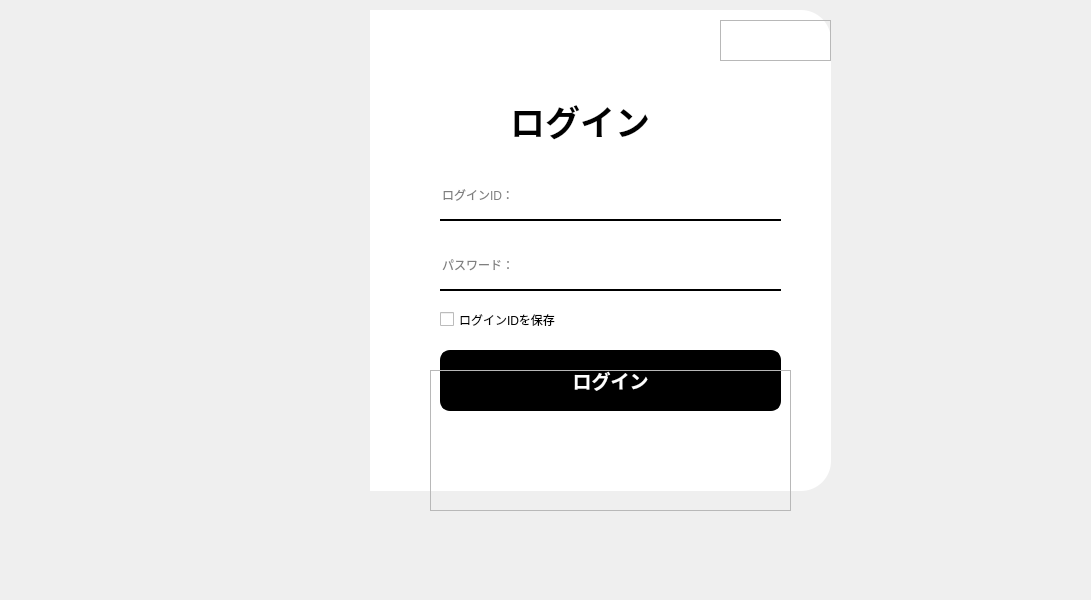
<?xml version="1.0" encoding="UTF-8"?>
<ui version="4.0">
 <class>MainWindow</class>
 <widget class="QMainWindow" name="MainWindow">
  <property name="geometry">
   <rect>
    <x>0</x>
    <y>0</y>
    <width>1091</width>
    <height>600</height>
   </rect>
  </property>
  <property name="windowTitle">
   <string>MainWindow</string>
  </property>
  <widget class="QWidget" name="centralwidget">
   <widget class="QLabel" name="label">
    <property name="geometry">
     <rect>
      <x>40</x>
      <y>10</y>
      <width>331</width>
      <height>481</height>
     </rect>
    </property>
    <property name="styleSheet">
     <string notr="true">border-image: url(:/img/side-img.jpg);
border-top-left-radius:30px;
border-bottom-left-radius:30px;</string>
    </property>
    <property name="text">
     <string/>
    </property>
   </widget>
   <widget class="QLabel" name="label_2">
    <property name="geometry">
     <rect>
      <x>370</x>
      <y>10</y>
      <width>461</width>
      <height>481</height>
     </rect>
    </property>
    <property name="styleSheet">
     <string notr="true">background-color:rgb(255, 255, 255);
border-top-right-radius:30px;
border-bottom-right-radius:30px;</string>
    </property>
    <property name="text">
     <string/>
    </property>
   </widget>
   <widget class="QFrame" name="frame">
    <property name="geometry">
     <rect>
      <x>720</x>
      <y>20</y>
      <width>111</width>
      <height>41</height>
     </rect>
    </property>
    <property name="styleSheet">
     <string notr="true">QPushButton{
	border:none;
}
QPushButton:hover{
	padding-bottom:5px;
}</string>
    </property>
    <property name="frameShape">
     <enum>QFrame::StyledPanel</enum>
    </property>
    <property name="frameShadow">
     <enum>QFrame::Raised</enum>
    </property>
    <layout class="QHBoxLayout" name="horizontalLayout">
     <item>
      <widget class="QPushButton" name="pushButton">
       <property name="text">
        <string/>
       </property>
       <property name="icon">
        <iconset resource="res.qrc">
         <normaloff>:/icon/icons/icon-line.png</normaloff>:/icon/icons/icon-line.png</iconset>
       </property>
      </widget>
     </item>
     <item>
      <widget class="QPushButton" name="pushButton_2">
       <property name="text">
        <string/>
       </property>
       <property name="icon">
        <iconset resource="res.qrc">
         <normaloff>:/icon/icons/icon-close.png</normaloff>:/icon/icons/icon-close.png</iconset>
       </property>
      </widget>
     </item>
    </layout>
   </widget>
   <widget class="QLabel" name="label_3">
    <property name="geometry">
     <rect>
      <x>510</x>
      <y>80</y>
      <width>221</width>
      <height>81</height>
     </rect>
    </property>
    <property name="font">
     <font>
      <family>Meiryo</family>
      <pointsize>26</pointsize>
      <weight>75</weight>
      <bold>true</bold>
     </font>
    </property>
    <property name="text">
     <string>ログイン</string>
    </property>
   </widget>
   <widget class="QLineEdit" name="lineEdit">
    <property name="geometry">
     <rect>
      <x>440</x>
      <y>170</y>
      <width>341</width>
      <height>51</height>
     </rect>
    </property>
    <property name="styleSheet">
     <string notr="true">border:none;
border-bottom:2px solid rgb(0,0,0);</string>
    </property>
    <property name="text">
     <string/>
    </property>
    <property name="placeholderText">
     <string>ログインID：</string>
    </property>
   </widget>
   <widget class="QLineEdit" name="lineEdit_2">
    <property name="geometry">
     <rect>
      <x>440</x>
      <y>240</y>
      <width>341</width>
      <height>51</height>
     </rect>
    </property>
    <property name="styleSheet">
     <string notr="true">border:none;
border-bottom:2px solid rgb(0,0,0);</string>
    </property>
    <property name="echoMode">
     <enum>QLineEdit::Password</enum>
    </property>
    <property name="placeholderText">
     <string>パスワード：</string>
    </property>
   </widget>
   <widget class="QPushButton" name="pushButton_3">
    <property name="geometry">
     <rect>
      <x>440</x>
      <y>350</y>
      <width>341</width>
      <height>61</height>
     </rect>
    </property>
    <property name="font">
     <font>
      <family>幼圆</family>
      <pointsize>14</pointsize>
      <weight>75</weight>
      <bold>true</bold>
     </font>
    </property>
    <property name="styleSheet">
     <string notr="true">QPushButton{
	background-color: rgb(0, 0, 0);
	color:rgb(255, 255, 255);
	border:2px solid rgb(0, 0, 0);
	border-radius:10px
}
QPushButton:pressed{
	padding-top:5px;
	padding-left:5px;
}</string>
    </property>
    <property name="text">
     <string>ログイン</string>
    </property>
   </widget>
   <widget class="QCheckBox" name="checkBox">
    <property name="geometry">
     <rect>
      <x>440</x>
      <y>310</y>
      <width>161</width>
      <height>19</height>
     </rect>
    </property>
    <property name="text">
     <string>ログインIDを保存</string>
    </property>
   </widget>
   <widget class="QFrame" name="frame_2">
    <property name="geometry">
     <rect>
      <x>430</x>
      <y>370</y>
      <width>361</width>
      <height>141</height>
     </rect>
    </property>
    <property name="styleSheet">
     <string notr="true">QPushButton{
	border:none;
}
QPushButton:pressed{
	padding-top:5px;
	padding-left:5px;
}</string>
    </property>
    <property name="frameShape">
     <enum>QFrame::StyledPanel</enum>
    </property>
    <property name="frameShadow">
     <enum>QFrame::Raised</enum>
    </property>
    <layout class="QHBoxLayout" name="horizontalLayout_2">
     <item>
      <widget class="QPushButton" name="pushButton_4">
       <property name="text">
        <string/>
       </property>
       <property name="icon">
        <iconset resource="res.qrc">
         <normaloff>:/icon/icons/twitter.png</normaloff>:/icon/icons/twitter.png</iconset>
       </property>
       <property name="iconSize">
        <size>
         <width>35</width>
         <height>35</height>
        </size>
       </property>
      </widget>
     </item>
     <item>
      <widget class="QPushButton" name="pushButton_5">
       <property name="text">
        <string/>
       </property>
       <property name="icon">
        <iconset resource="res.qrc">
         <normaloff>:/icon/icons/line.png</normaloff>:/icon/icons/line.png</iconset>
       </property>
       <property name="iconSize">
        <size>
         <width>35</width>
         <height>35</height>
        </size>
       </property>
      </widget>
     </item>
     <item>
      <widget class="QPushButton" name="pushButton_6">
       <property name="text">
        <string/>
       </property>
       <property name="icon">
        <iconset resource="res.qrc">
         <normaloff>:/icon/icons/icon_facebook.png</normaloff>:/icon/icons/icon_facebook.png</iconset>
       </property>
       <property name="iconSize">
        <size>
         <width>35</width>
         <height>35</height>
        </size>
       </property>
      </widget>
     </item>
    </layout>
   </widget>
   <zorder>label_2</zorder>
   <zorder>label</zorder>
   <zorder>frame</zorder>
   <zorder>label_3</zorder>
   <zorder>lineEdit</zorder>
   <zorder>lineEdit_2</zorder>
   <zorder>pushButton_3</zorder>
   <zorder>checkBox</zorder>
   <zorder>frame_2</zorder>
  </widget>
 </widget>
 <resources>
  <include location="res.qrc"/>
 </resources>
 <connections>
  <connection>
   <sender>pushButton_2</sender>
   <signal>clicked()</signal>
   <receiver>MainWindow</receiver>
   <slot>close()</slot>
   <hints>
    <hint type="sourcelabel">
     <x>756</x>
     <y>55</y>
    </hint>
    <hint type="destinationlabel">
     <x>875</x>
     <y>11</y>
    </hint>
   </hints>
  </connection>
  <connection>
   <sender>pushButton</sender>
   <signal>clicked()</signal>
   <receiver>MainWindow</receiver>
   <slot>showMinimized()</slot>
   <hints>
    <hint type="sourcelabel">
     <x>716</x>
     <y>49</y>
    </hint>
    <hint type="destinationlabel">
     <x>936</x>
     <y>100</y>
    </hint>
   </hints>
  </connection>
 </connections>
</ui>
